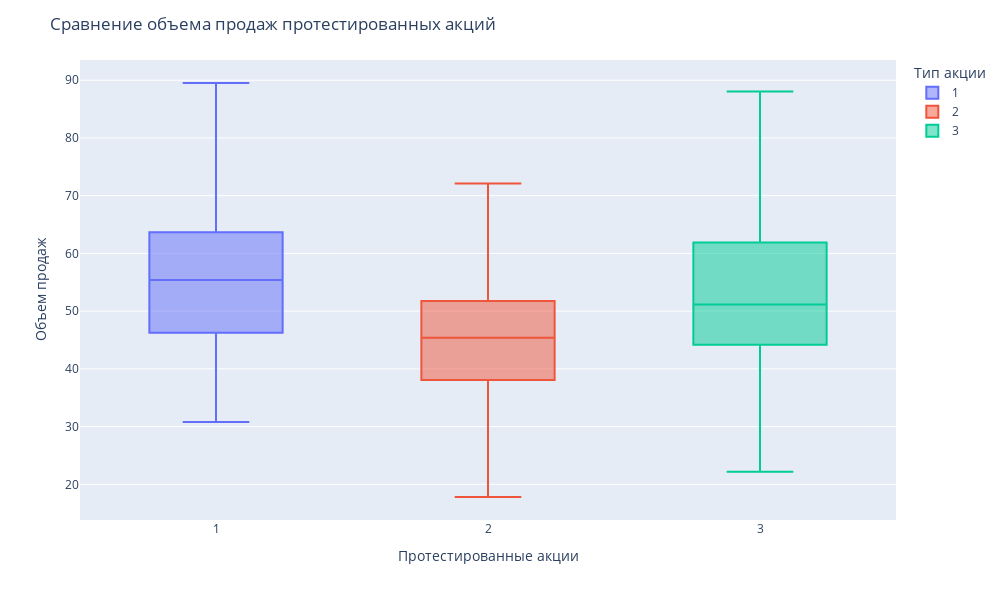

Notebook code for this chart:
### Code cell
# построим "ящик с усами" с помощью plotly
fig = px.box(df_new, x="Promotion", y="SalesInThousands", color="Promotion")

fig.update_layout(
    title='Сравнение объема продаж протестированных акций',
    xaxis_title='Протестированные акции',
    yaxis_title='Объем продаж',
    legend_title="Тип акции",
    width=1000,
    height=600
)

fig.show()

### Figure 1 — Plotly figure (JSON) as saved in the notebook; plotly's stock layout.template omitted (floating-point values rounded to 4 significant figures; data arrays with more than 128 entries replaced by an {"elided": "..."} marker saying what was removed)
{"data": [{"alignmentgroup": "True", "hovertemplate": "Promotion=%{x}<br>SalesInThousands=%{y}<extra></extra>", "legendgroup": "1", "marker": {"color": "#636efa"}, "name": "1", "notched": false, "offsetgroup": "1", "orientation": "v", "showlegend": true, "type": "box", "x": {"elided": "172 int values"}, "x0": " ", "xaxis": "x", "y": {"elided": "172 float values"}, "y0": " ", "yaxis": "y"}, {"alignmentgroup": "True", "hovertemplate": "Promotion=%{x}<br>SalesInThousands=%{y}<extra></extra>", "legendgroup": "2", "marker": {"color": "#EF553B"}, "name": "2", "notched": false, "offsetgroup": "2", "orientation": "v", "showlegend": true, "type": "box", "x": {"elided": "188 int values"}, "x0": " ", "xaxis": "x", "y": {"elided": "188 float values"}, "y0": " ", "yaxis": "y"}, {"alignmentgroup": "True", "hovertemplate": "Promotion=%{x}<br>SalesInThousands=%{y}<extra></extra>", "legendgroup": "3", "marker": {"color": "#00cc96"}, "name": "3", "notched": false, "offsetgroup": "3", "orientation": "v", "showlegend": true, "type": "box", "x": {"elided": "188 int values"}, "x0": " ", "xaxis": "x", "y": {"elided": "188 float values"}, "y0": " ", "yaxis": "y"}], "layout": {"boxmode": "overlay", "height": 600, "legend": {"title": {"text": "Тип акции"}, "tracegroupgap": 0}, "margin": {"t": 60}, "title": {"text": "Сравнение объема продаж протестированных акций"}, "width": 1000, "xaxis": {"anchor": "y", "autorange": true, "categoryarray": [1, 2, 3], "categoryorder": "array", "domain": [0, 1], "range": [0.5, 3.5], "title": {"text": "Протестированные акции"}, "type": "linear"}, "yaxis": {"anchor": "x", "autorange": true, "domain": [0, 1], "range": [13.82, 93.5], "title": {"text": "Объем продаж"}, "type": "linear"}}}
